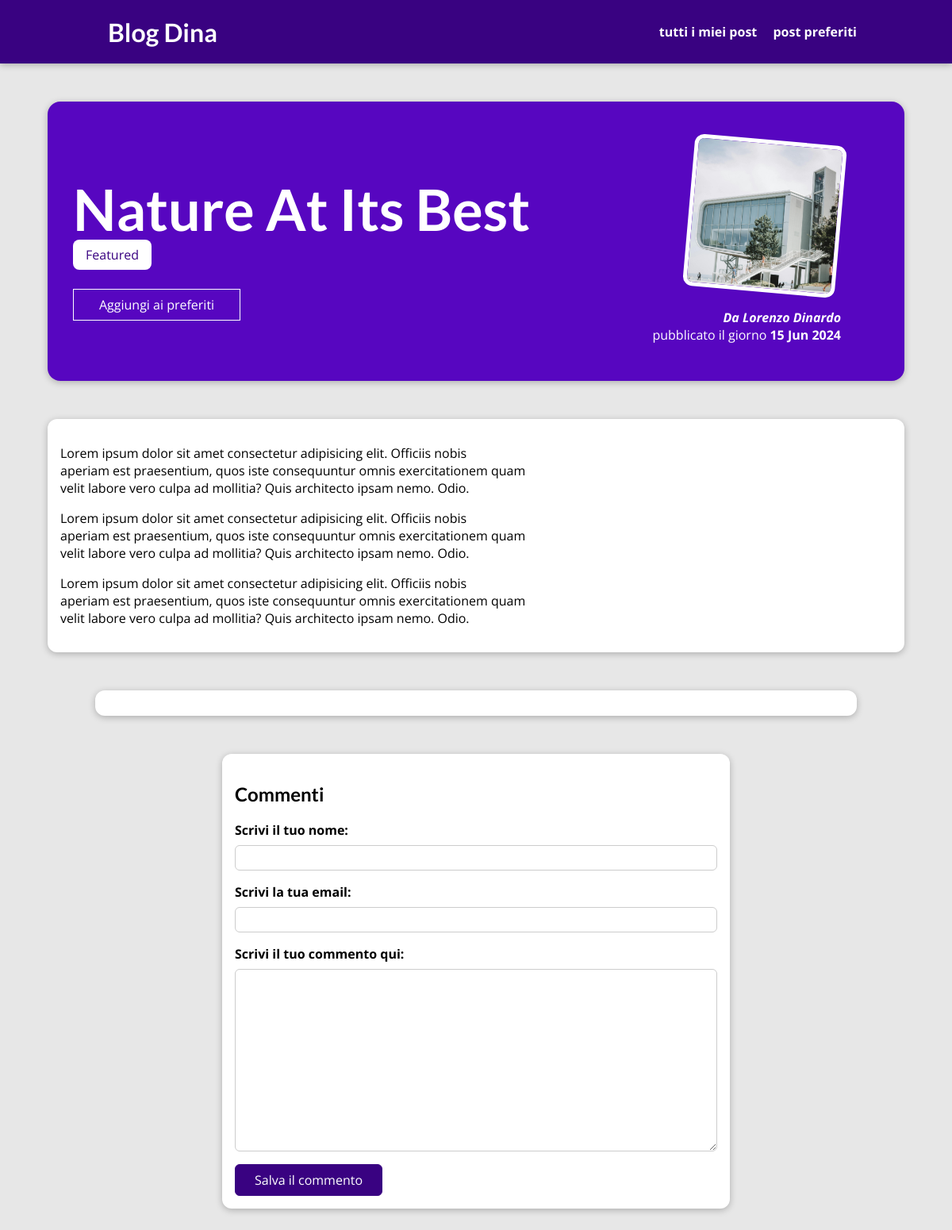
The page /posts/nature-at-its-best on the database its author committed.
### blog/models.py (models this page shows, shortened)
class Post(models.Model):
    title = models.CharField(max_length=150)
    exerpt = models.CharField(max_length=200)
    image = models.ImageField(upload_to="posts", null=True)
    date = models.DateField(auto_now=True)
    slug = models.SlugField(unique=True, db_index=True, blank=True, null=True)
    content = models.TextField(validators=[MinLengthValidator(10)])
    author = models.ForeignKey(Author, on_delete=models.SET_NULL, null=True, related_name="posts")
    tags = models.ManyToManyField(Tag)

class Tag(models.Model):
    caption = models.CharField(max_length=20)

class Author(models.Model):
    user = models.OneToOneField(User, on_delete=models.CASCADE, null=True, blank=True)
    first_name = models.CharField(max_length=100)
    last_name = models.CharField(max_length=100)
    email_address = models.EmailField()
    def full_name(self):
        return f"{self.first_name} {self.last_name}"
    def __str__(self):
        return self.full_name()

### blog/views.py (the view)
# urls.py: path('posts/<slug:slug>', views.SinglePostView.as_view(), name='post-detail-page'),
class SinglePostView(View):
    def is_stored_post(self, request,post_id):
        stored_posts = request.session.get("stored_posts")
        if stored_posts is not None:
            is_saved = post_id in stored_posts
        else:
            is_saved = False
        return is_saved
    template_name = "blog/post-detail.html"
    model = Post
    def get(self, request, slug):
        post = Post.objects.get(slug=slug)
        context = {
           "post": post,
           "post_tags": post.tags.all(),
           "comment_form": CommentForm(),
           "comments": post.comments.all().order_by("-id"),
           "saved": self.is_stored_post(request, post.id)
        }
        return render(request,"blog/post-detail.html", context)
    def post(self, request, slug):
        comment_form = CommentForm(request.POST)
        post = Post.objects.get(slug=slug)
        if comment_form.is_valid():
            comment = comment_form.save(commit = False)
            comment.post = post
            comment.save()
            return HttpResponseRedirect(reverse("post-detail-page", args = [slug]))
        context = {
            "post": post,
            "post_tags": post.tags.all(),
            "comment_form": CommentForm,
            "comments": post.comments.all().order_by("-id"),
            "saved": self.is_stored_post(request, post.id)
        }
        return render(request,"blog/post-detail.html",context)

### blog/form.py
class CommentForm(forms.ModelForm):
    class Meta:
        model = Comment
        exclude = ["post"]
        labels ={
            "user_name": "Scrivi il tuo nome",
            "user_email": "Scrivi la tua email",
            "text": "Scrivi il tuo commento qui"
        }

### blog/templates/blog/post-detail.html (shortened to what this page needs)
{%extends "prova.html" %}
{% load static  %}
{% block css_files %}
<link rel="stylesheet" href="{% static "blog/post-detail.css" %}" />
{% endblock %}
{% block content %}
<header id="main-navigation">
    <h1><a href="{% url "starting-page"%}">Blog Dina</a></h1>
    <nav>
        <a href ="{% url "posts-page" %}"> tutti i miei post </a>
        <a href ="{% url "read-later" %}"> post preferiti </a>
    </nav>
</header>
<section id="summary">
    <h2>{{post.title}}</h2>
    <div>{%for tag in post_tags%}
        <span class= "tag">{{tag.caption}}</span>
        {% endfor %}
    </div>
<div id ="read-later">
    <form action="{% url "read-later" %}" method="POST">
        <button>
{% if saved %}
            Rimuovi dai preferiti
{% else %}
        Aggiungi ai preferiti
{% endif%}
        </button>
    </form>
</div>
        <article>
            <img src ="{{post.image.url}}" alt="Post Title" />
            <address>Da <a href="mailto:{{post.author.email_address}}">{{post.author}}</a></address>
            <div>
                pubblicato il giorno <time>{{post.date|date:"d M Y"}}</time>
        </article>
    </section>
    <main>
        <p> {{post.content|linebreaks}} </p>
    </main>
<section id = "comments">
</section>
    <section id="comment-form">
        <h2>Commenti</h2>
        <form action ="{% url "post-detail-page" post.slug%}" method = "POST">
            {% for form_field in comment_form %}
            <div class="form-control {% if form_field.errors %} invalid {% endif %}">
                {{form_field.label_tag}}
                {{form_field}}
            </div>
            {% endfor %}
            <button> Salva il commento</button>
        </form>
    </section>
{% endblock %}

### static/app.css (style rules this page uses)
* { box-sizing: border-box; }
html { font-family: 'Open Sans', 'Lato', sans-serif; }
body { margin: 0; }
h1, h2, h3 { font-family: 'Lato', sans-serif; font-weight: bold; }
#main-navigation { width: 100%; height: 5rem; display: flex; justify-content: space-between; align-items: center; padding: 0 10%; position: absolute; top: 0; left: 0; }
#main-navigation a { text-decoration: none; color: white; font-weight: bold; margin-left:1rem; }

### blog/static/blog/post-detail.css (style rules this page uses)
body { background-color: #e7e7e7; }
#main-navigation { background-color: #390281; box-shadow: 0 2px 8px rgba(0, 0, 0, 0.25); }
#summary { margin: 8rem auto 3rem auto; padding: 2rem; width: 90%; max-width: 90rem; border-radius: 16px; background-color: #5706c0; position: relative; box-shadow: 0 2px 8px rgba(0, 0, 0, 0.25); height: 22rem; }
#summary h2 { color: white; font-size: 4.5rem; margin-bottom: 0.25rem; }
#summary article { position: absolute; top: 2rem; right: 3rem; padding: 1rem 2rem; border-radius: 12px; text-align: right; color: white; }
#summary article img { width: 12rem; height: 12rem; border-radius: 12px; transform: rotateZ(5deg); border: 5px solid white; margin-bottom: 1rem; }
#summary address { font-weight: bold; }
#summary a { color: white; text-decoration: none; }
#summary time { font-weight: bold; }
#read-later { margin: 2rem 0; }
#read-later button { background-color: transparent; border: 1px solid white; padding: 0.5rem 2rem; font: inherit; color: white; cursor: pointer; }
main { width: 90%; max-width: 90rem; margin: 3rem auto; background-color: white; padding: 1rem; border-radius: 12px; box-shadow: 0 2px 8px rgba(0, 0, 0, 0.25); }
.tag { background-color: white; color: #390281; padding: 0.5rem 1rem; border-radius: 8px; }
#comment-form { margin: 3rem auto; width: 90%; max-width: 40rem; border-radius: 12px; background-color: white; box-shadow: 0 2px 8px rgba(0, 0, 0, 0.25); padding: 1rem; }
#comment-form button { font: inherit; background-color: #390281; color: white; border: 1px solid #390281; padding: 0.5rem 1.5rem; border-radius: 6px; cursor: pointer; }
.form-control { margin-bottom: 1rem; }
.form-control label { font-weight: bold; margin-bottom: 0.5rem; display: block; }
.form-control input, .form-control textarea { display: block; width: 100%; font: inherit; padding: 0.25rem; border-radius: 6px; border: 1px solid #ccc; }
#comments { margin: 3rem auto; width: 90%; max-width: 60rem; border-radius: 12px; background-color: white; box-shadow: 0 2px 8px rgba(0, 0, 0, 0.25); padding: 1rem 2rem; }

### rows shown on the page
Post: title "Nature At Its Best", image (picture), author "Lorenzo Dinardo", date "15 Jun 2024", content "Lorem ipsum dolor sit amet consectetur adipisicing elit. Officiis nobis aperiam est praesentium, quos iste consequuntur omnis exercitationem quam velit labore vero culpa ad mollitia? Quis architecto ipsam nemo. Odio. Lorem ipsum dolor sit amet consectetur adipisicing elit. Officiis nobis aperiam est praesentium, quos iste consequuntur omnis exercitationem quam velit labore vero culpa ad mollitia? Quis architecto ipsam nemo. Odio. Lorem ipsum dolor sit amet consectetur adipisicing elit. Officiis nobis aperiam est praesentium, quos iste consequuntur omnis exercitationem quam velit labore vero culpa ad mollitia? Quis architecto ipsam nemo. Odio."
Tag: caption "Featured"
